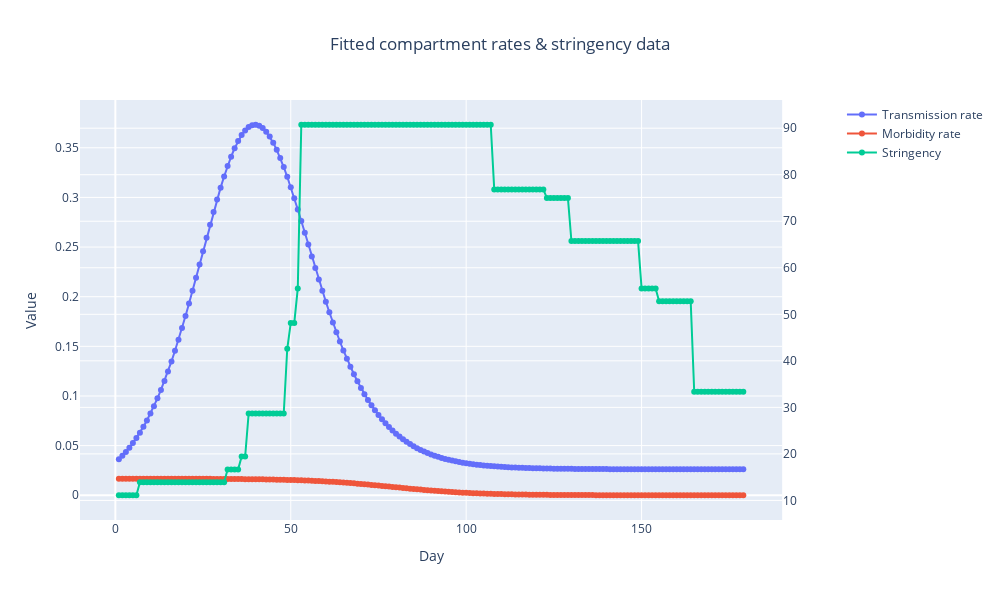

The notebook cell saved with this chart:
### Code cell
show_rates(result)

### Figure 1 — Plotly figure (JSON) as saved in the notebook; plotly's stock layout.template omitted (floating-point values rounded to 4 significant figures; data arrays with more than 128 entries replaced by an {"elided": "..."} marker saying what was removed)
{"data": [{"mode": "lines+markers", "name": "Transmission rate", "type": "scatter", "x": {"elided": "179 int values"}, "y": {"elided": "179 float values"}}, {"mode": "lines+markers", "name": "Morbidity rate", "type": "scatter", "x": {"elided": "179 int values"}, "y": {"elided": "179 float values"}}, {"mode": "lines+markers", "name": "Stringency", "type": "scatter", "x": {"elided": "179 int values"}, "xaxis": "x", "y": {"elided": "179 float values"}, "yaxis": "y2"}], "layout": {"height": 600, "title": {"text": "Fitted compartment rates & stringency data", "x": 0.5}, "width": 1000, "xaxis": {"anchor": "y", "autorange": true, "domain": [0, 0.94], "range": [-10.08, 190.1], "title": {"text": "Day"}, "type": "linear"}, "yaxis": {"anchor": "x", "autorange": true, "domain": [0, 1], "range": [-0.02493, 0.3981], "title": {"text": "Value"}, "type": "linear"}, "yaxis2": {"anchor": "x", "autorange": true, "overlaying": "y", "range": [5.791, 96.06], "side": "right", "type": "linear"}}}
